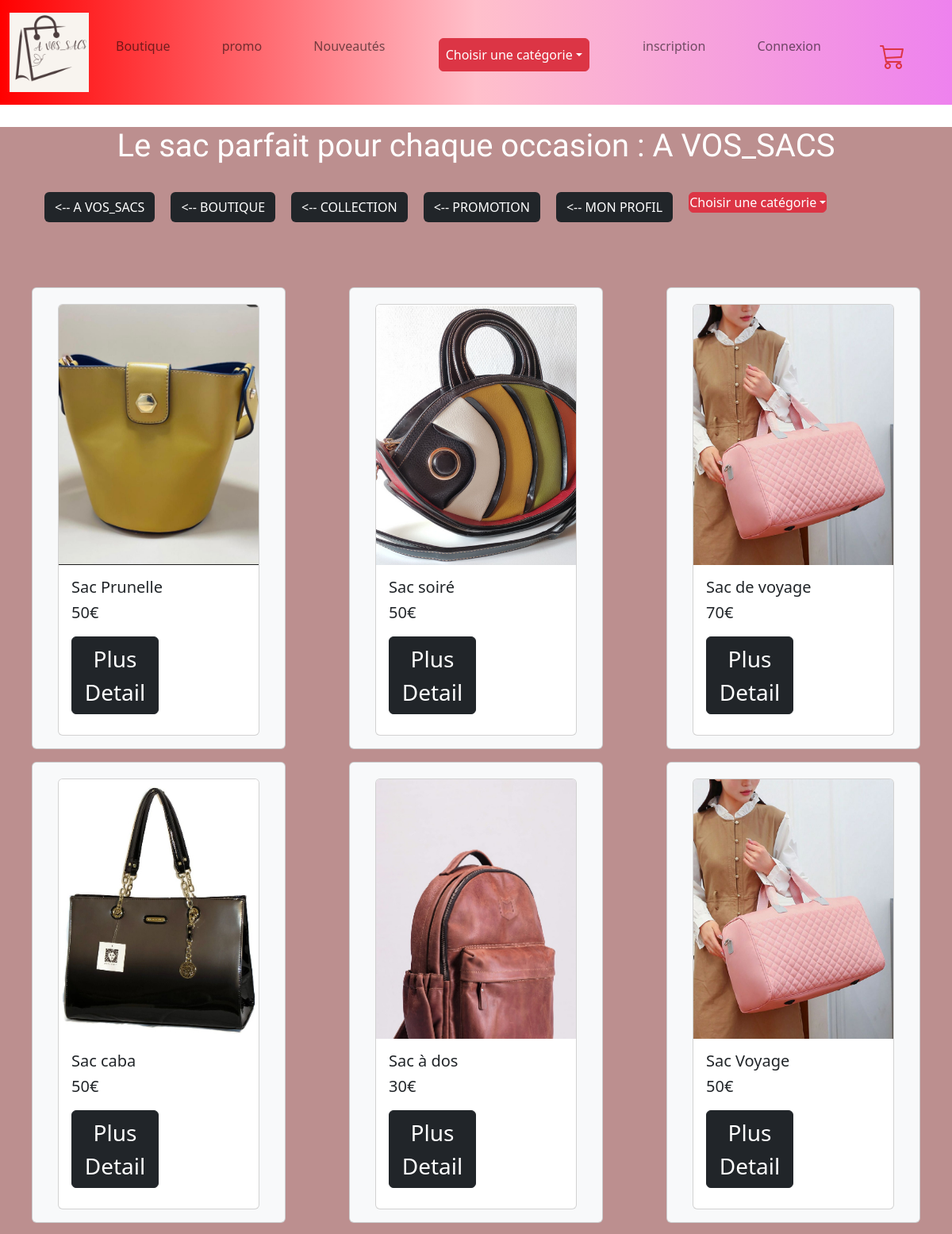
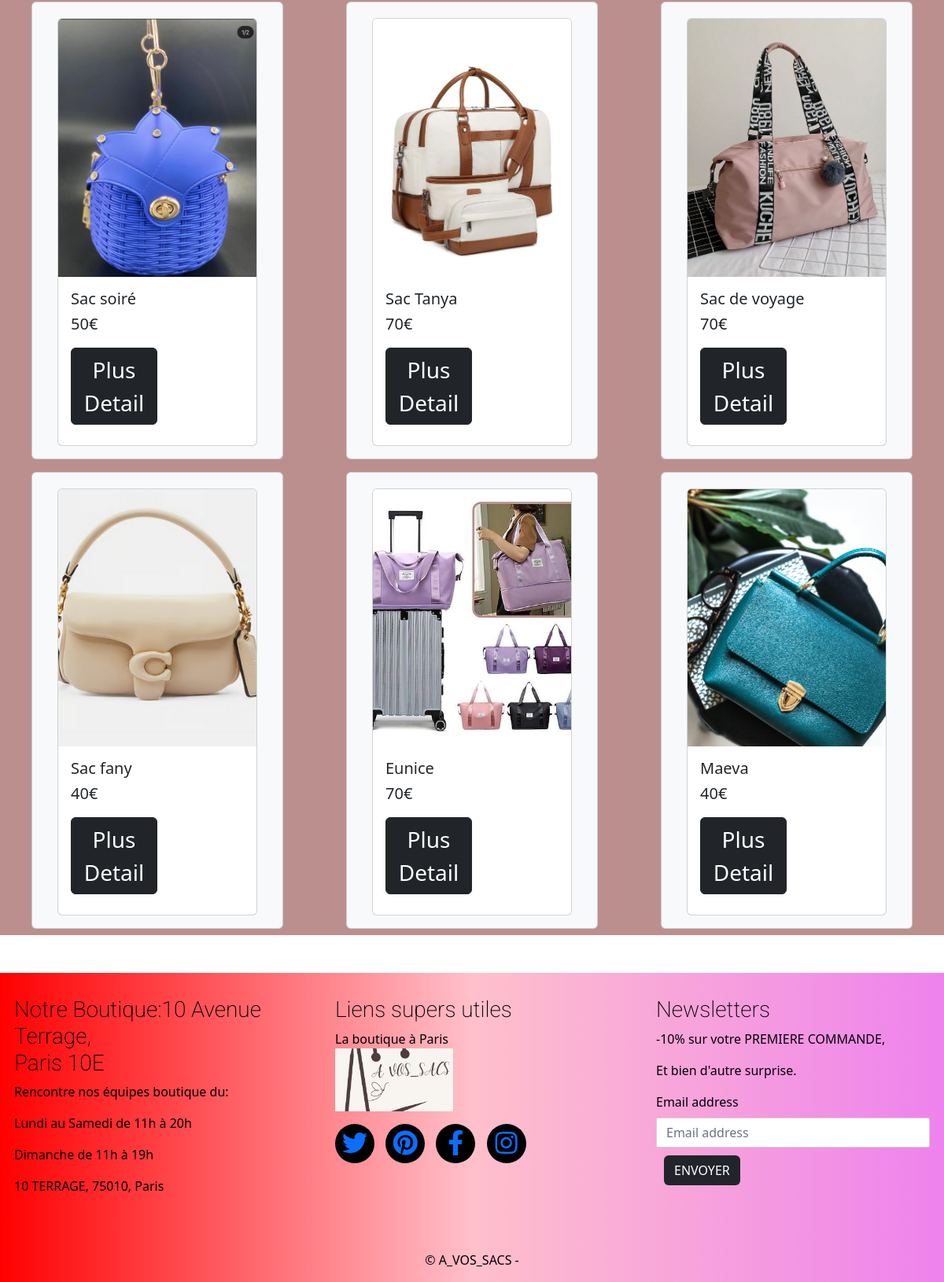
The app's page /Boutique.php with its own data (2 pictures, top to bottom).
### tables this page shows
CREATE TABLE `produits` (
  `id_produit` int NOT NULL,
  `category_id` int DEFAULT NULL,
  `name` varchar(100) NOT NULL,
  `couleur` enum('multi','rose','noir','marron','vert','bleu') NOT NULL,
  `detail` text NOT NULL,
  `date` date NOT NULL,
  `image` varchar(255) NOT NULL,
  `price` float NOT NULL,
  `stock` int NOT NULL,
  `promo` enum('oui','non') NOT NULL DEFAULT 'non'
);

### inc/functions.inc.php (called while the page is built, shortened)
<?php
function connexionBdd()
{
    $dsn = "mysql:host=" . DBHOST . ";dbname=" . DBNAME . ";charset=utf8";
    try {
        $pdo = new PDO($dsn, DBUSER, DBPASS);
        $pdo->setAttribute(PDO::ATTR_ERRMODE, PDO::ERRMODE_EXCEPTION);
        $pdo->setAttribute(PDO::ATTR_DEFAULT_FETCH_MODE, PDO::FETCH_ASSOC);
    } catch (PDOException $e) {
        die($e->getMessage());
    }
    return $pdo;
}
function allProduits(): array
{
    $pdo = connexionBdd();
    $sql = "SELECT produits.* , categories.name as genre
    FROM produits
    LEFT JOIN categories ON produits.category_id = categories.id_category";
    $request = $pdo->query($sql);
    $result = $request->fetchAll();
    return $result;
}

### Boutique.php (the view, shortened to what this page needs)
<?php
require_once "inc/functions.inc.php";
require_once "inc/header.inc.php";
$produits = allProduits();
$produits = allProduits();
?>
<main class="" style="background: rosybrown;">
<section class="">
<h1 class="A text-white text-center">Le sac parfait pour chaque occasion : A VOS_SACS</h1>
        <div class="container d-flex flex-justify-content-center text-bg-white p-3">
        <a href="<?= RACINE_SITE ?>index.php" class="btn bg-dark text-center" width="70%"><-- A VOS_SACS</a>
        <a href="<?= RACINE_SITE ?>boutique.php" class="btn bg-dark text-center" width="70%"><-- BOUTIQUE</a>
        <a href="<?= RACINE_SITE ?>nouveau.php" class="btn bg-dark text-center" width="70%"><-- COLLECTION</a>
        <a href="<?= RACINE_SITE ?>promo.php" class="btn bg-dark text-center" width="70%"><-- PROMOTION</a>
        <a href="<?= RACINE_SITE ?>profil.php" class="btn bg-dark text-center" width="70%"><-- MON PROFIL</a>
          <li class="nav-item dropdown ">
<a class="nav-link dropdown-toggle btn btn-danger" data-bs-toggle="dropdown" href="Boutique.php"
     role="button" aria-expanded="false">Choisir une catégorie</a>
</li>
            </div>
    </section>
    <section class="container-fluid  mt-5">
      <div class="row cadre">
        <?php
          foreach ($produits as $produit) {
               ?>
<div class="card col-lg-3 col-md-3 col-sm-12 bg-light m-2 mx-auto" style="width: 20rem;">
<div class="card mb-3">
<div data-aos="fade-right">
          <img src="<?= RACINE_SITE . "assets/img/" . $produit['image'] ?>" class="card-img-top" alt="image du sac">
     </div>
  <div class="card-body">
    <h5 class="card-title"><?= ucfirst($produit['name']) ?></h5>
    <h5 class="card-title"><?= ucfirst($produit['price']) ?>€</h5>
    <a href="<?= RACINE_SITE . "showProduits.php?id_produit=" . $produit['id_produit'] ?>"
                              class="btn btn-dark w-50 fs-3 mx-auto ">Plus Detail</a>
  </div>
</div>
</div>
               <?php
          }
           ?>
 </main>
<?php
require_once "inc/footer.inc.php";
?>

### inc/header.inc.php (shortened to what this page needs)
<!doctype html>
<html lang="fr">
<head>
  <link href="https://cdn.jsdelivr.net/npm/bootstrap@5.2.1/dist/css/bootstrap.min.css" rel="stylesheet"
>
    <link rel="stylesheet" href="https://cdnjs.cloudflare.com/ajax/libs/font-awesome/5.15.1/css/all.min.css">
  <link rel="stylesheet" href="https://cdn.jsdelivr.net/npm/bootstrap-icons@1.10.5/font/bootstrap-icons.css">
  <link href="https://unpkg.com/aos@2.3.1/dist/aos.css" rel="stylesheet">
  <link rel="stylesheet" href="<?= RACINE_SITE ?>assets/css/style.css">
</head>
<body>
     <header class="">
          <nav class="navbar navbar-expand-lg fixed-top bg-secondaire text-black">
               <div class="container-fluid">
                    <a class="navbar-brand" href="<?= RACINE_SITE ?>index.php">
                         <img src="assets/img/Store1 Logo.png" alt="image-logo" height="100vh" width="100"></a>
                    <div class=" collapse navbar-collapse" id="navbarSupportedContent">
                         <ul class="navbar-nav w-100 d-flex justify-content-between">
                              <li class="nav-item">
                                   <a class="nav-link" aria-current="page"
                                        href="<?= RACINE_SITE ?>Boutique.php">Boutique</a>
                              </li>
                              <li class="nav-item">
                                   <a class="nav-link" aria-current="page" href="<?= RACINE_SITE ?>promo.php">promo</a>
                              </li>
                              <li class="nav-item">
                                   <a class="nav-link" aria-current="page"
                                        href="<?= RACINE_SITE ?>nouveau.php">Nouveautés</a>
                              </li>
                              <li class="nav-item dropdown ">
                                   <a class="nav-link dropdown-toggle btn btn-danger" data-bs-toggle="dropdown" href="#"
                                        role="button" aria-expanded="false">Choisir une catégorie</a>
                              </li>
                              <?php if (empty($_SESSION['user'])) { ?>
                                   <li class="nav-item">
                                        <a class="nav-link" href="<?= RACINE_SITE ?>inscription.php">inscription</a>
                                   </li>
                                   <li class="nav-item">
                                        <a class="nav-link" href="<?= RACINE_SITE ?>authentification.php">Connexion</a>
                                   </li>
                              <?php } ?>
                              <li class="nav-item">
                                   <a class="nav-link" href="<?= RACINE_SITE ?>panier/panier.php"><i
                                             class="bi bi-cart3 text-danger "></i></a>
                              </li>
                         </ul>
               </div>
               </div>
          </nav>
     </header>

### inc/footer.inc.php (shortened to what this page needs)
<footer class="mt-5">
  <section class="row d-flex justify-content-center">
    <div class="col-lg-4 col-md-6 col-sm-12 mb-4 foot ">
    <h3>
          Notre Boutique:10 Avenue Terrage, <br>
          Paris 10E
        </h3>
        <p>Rencontre nos équipes boutique du:</p>
        <p>Lundi au Samedi de 11h à 20h</p>
        <p>Dimanche de 11h à 19h</p>
        <p>10 TERRAGE, 75010, Paris</p>
    </div>
    <div class="col-lg-4 col-md-6 col-sm-12 mb-4  foot">
      <h3>Liens supers utiles</h3>
      <p>La boutique à Paris <br>
      <a href="Boutique.php"><img src="assets/img/Store1 Logo.png" alt="image-logo" height="80vh" width="150"></a>
      </p>
      <div class="social-icons">
  <a href="https://twitter.com/yourusername" class="icon-twitter text-center"><i class="fab fa-twitter"></i></a>
  <a href="https://pinterest.com/yourusername" class="icon-pinterest text-center"><i class="fab fa-pinterest"></i></a>
  <a href="https://facebook.com/yourusername" class="icon-facebook text-center"><i class="fab fa-facebook-f"></i></a>
  <a href="https://instagram.com/yourusername" class="icon-instagram text-center"><i class="fab fa-instagram"></i></a>
</div>
    </div>
    <div class="col-lg-4 col-md-6 col-sm-12 mb-4  foot">
      <h3>Newsletters</h3>
      <p>-10% sur votre PREMIERE COMMANDE,</p>
      <p>Et bien d'autre surprise.</p>
      <div class="mb-3">
        <label for="exampleFormControlInput1" class="form-label">Email address</label>
        <input type="email" class="form-control" id="exampleFormControlInput1" placeholder="Email address">
        <div>
          <button type="submit" class="btn bg-dark">ENVOYER</button>
        </div>
      </div>
    </div>
    <p class="footer1 text-center">&copy; A_VOS_SACS - </p>
  </section>
</footer>
</body>
</html>

### assets/css/style.css (style rules this page uses)
* { box-sizing: border-box; margin: 0; padding: 0; }
img { max-width: 100%; aspect-ratio: 1/1.3; object-fit: cover; }
.navbar { background: linear-gradient(to right, red, pink, violet) !important; display: flex; justify-content: space-between; }
h1 { font-family: tangerine; }
h3 { font-family: roboto; font-weight: 200; }
main { margin-top: 10em; }
ul { margin: 10px; padding: 20px; }
.container-fluid { display: flex; justify-content: space-around; }
a { text-decoration: none; }
nav ul { display: flex; list-style-type: none; }
nav ul li a { padding: 10px; text-decoration: none; color: whitesmoke; color: black; }
.form-control { border-radius: 2px; }
.bi { font-size: 2rem; color: #000; display: flex; justify-content: center; align-items: center; border-radius: 50%; height: 50px; width: 50px; margin: auto; }
.btn { color: #fff; margin: 10px; }
.row { display: flex; }
.container { margin: auto; text-align: center; padding: 20px; }
li { list-style: none; }
.A { border-radius: 10px; }
.card { margin: 20px; }
.A { text-align: center; }
footer { background: linear-gradient(to right, red, pink, violet) !important; color: black; }
.foot { padding: 30px; }
.social-icons a { background-color: black; display: inline-block; margin-right: 10px; border-radius: 50%; height: 50px; width: 50px; font-size: 2rem; }

### records on screen
produits: image (picture), name "Sac Prunelle", price "50"
produits: image (picture), name "Sac soiré", price "50"
produits: image (picture), name "Sac de voyage", price "70"
produits: image (picture), name "Sac caba", price "50"
produits: image (picture), name "Sac à dos", price "30"
produits: image (picture), name "Sac Voyage", price "50"
produits: image (picture), name "Sac soiré", price "50"
produits: image (picture), name "Sac Tanya", price "70"
produits: image (picture), name "Sac de voyage", price "70"
produits: image (picture), name "Sac fany", price "40"
produits: image (picture), name "Eunice", price "70"
produits: image (picture), name "Maeva", price "40"
